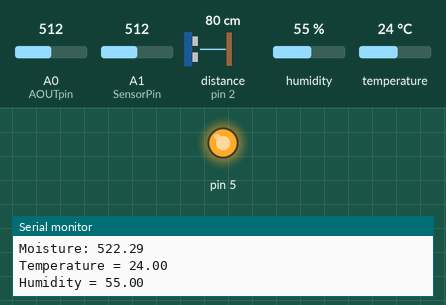
Simulated run of this sketch. Board: Arduino Uno, built with avr-gcc and run on an emulated ATmega328P. On the bench: output pins drawn as LEDs (lit = HIGH), the last lines printed to the serial monitor. Wiring (inferred from the names in the program): ultrasonic range finder: trigger pin 3; echo pin 2. Inputs (shaded band) come from the test bench; at power-on: A0 (AOUTpin) = 512, A1 (SensorPin) = 512, distance to the obstacle (sensor on pin 2) 80 cm, humidity 55 %, temperature 24 °C. The echo pulse lasts 58.3 µs per cm; pins used as bus, display or sensor lines are not drawn.

Above: at 16.5 s.
16.6 s: A0 (AOUTpin) set to 168
26.4 s: A0 (AOUTpin) set to 142
At 35.7 s:
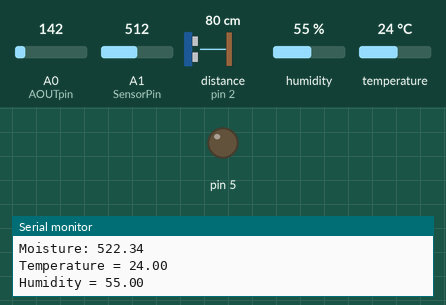
36.9 s: A0 (AOUTpin) set to 160
At 46.0 s:
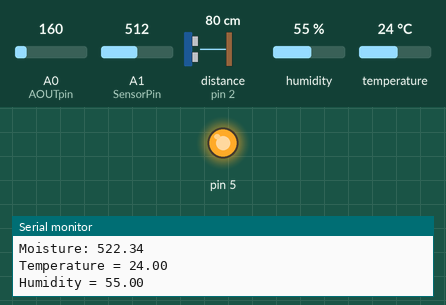
Timing chart, 0 to 47.5 s (numbered marks = the images above; inputs shaded):
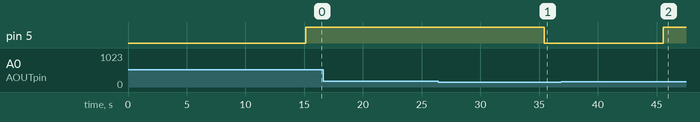

Measured:
- the behaviour switches between 154 and 153 on A0 (AOUTpin) (found by bisection; images 0 and 1)
- after the input at 26.4 s, pin 5: HIGH → LOW after 9.0 s
- after the input at 36.9 s, pin 5: LOW → HIGH after 8.7 s

The sketch:

ub_sensor.ino
```cpp
#include <dht.h>

#include<Wire.h>
dht DHT;
#define SensorPin A1
#define echoPin 2 // attach pin D2 Arduino to pin Echo of HC-SR04
#define trigPin 3 //attach pin D3 Arduino to pin Trig of HC-SR04
#define DHT11_PIN 4
const int AOUTpin=A0;//the AOUT pin of the alcohol sensor goes into analog pin A0 of the arduino
const int ledPin=13;//the anode of the LED connects to digital pin D13 of the arduino
long duration; // variable for the duration of sound wave travel
int distance=-1; // variable for the distance measurement
int i,alco_high,alco_low,mapped,data[200];
float sensorValue = 0;


void setup() {
  pinMode(trigPin, OUTPUT); // Sets the trigPin as an OUTPUT
  pinMode(echoPin, INPUT); // Sets the echoPin as an INPUT
  pinMode(AOUTpin, INPUT);//sets the pin as an input to the arduino
  Serial.begin(9600); // // Serial Communication is starting with 9600 of baudrate speed
for(i=2;i<=5;i++)
{
  pinMode(i,OUTPUT);//sets the pin as an output of the arduino
}
//    Wire.onRequest(requestEvent);
}
void loop() {
  // Clears the trigPin condition
  digitalWrite(trigPin, LOW);
  delay(2000);
  // Sets the trigPin HIGH (ACTIVE) for 10 microseconds
  digitalWrite(trigPin, HIGH);
  delayMicroseconds(10);
  digitalWrite(trigPin, LOW);
  // Reads the echoPin, returns the sound wave travel time in microseconds
  duration = pulseIn(echoPin, HIGH);
  // Calculating the distance
  distance = duration * 0.034 / 2; // Speed of sound wave divided by 2 (go and back)
  // Displays the distance on the Serial Monitor
  Serial.print("Distance: ");
  Serial.print(distance);
  Serial.println(" cm");
  alco_high=0; // initially alcohol level is zero
  alco_low = 1023; // low threshold is 1023

        for(i=200; i>0; i--){
        data[i] = data[i-1]; // decrement of data

      if(data[i]>alco_high)
      alco_high=data[i];
      if(data[i]<alco_low)
      alco_low=data[i];
      }
data[0]= analogRead(AOUTpin);//reads the analaog value from the alcohol sensor's AOUT pin
mapped=map(data[0],0,1023,0,600);
Serial.print("Gas value: ");
Serial.println(mapped);//prints the alcohol value
delay(2000);

 if((alco_high-alco_low)>150){
  if(data[0] > (alco_high-.95*(alco_high-alco_low)))//this is true if the read is greater than 95% of the span
  digitalWrite(2, HIGH);
  else
  digitalWrite(2,LOW);

  if(data[0] > (alco_high-.9*(alco_high-alco_low)))
  digitalWrite(3, HIGH);
  else
  digitalWrite(3,LOW);

    if(data[0] > (alco_high-.8*(alco_high-alco_low)))
  digitalWrite(4, HIGH);
  else
  digitalWrite(4,LOW);
    if(data[0] > (alco_high-.7*(alco_high-alco_low)))
  digitalWrite(5, HIGH);
  else
  digitalWrite(5,LOW);
 }
 else
 {
 for(i=2;i<=5;i++)
 digitalWrite(i,0);
}
for (int i = 0; i <= 100; i++)
 {
   sensorValue = sensorValue + analogRead(SensorPin);
   delay(1);
 }
 sensorValue = sensorValue/100.0;
 Serial.print("Moisture: ");
 Serial.println(sensorValue);
 int chk = DHT.read11(DHT11_PIN);
  Serial.print("Temperature = ");
  Serial.println(DHT.temperature);
  Serial.print("Humidity = ");
  Serial.println(DHT.humidity);
  //delay(1000);
  delay(5000);
}

void requestEvent() {
//  Wire.write("Distance: ");  /*send string on request */
//  Wire.write(distance);
//  Wire.write("cm");
}
```
